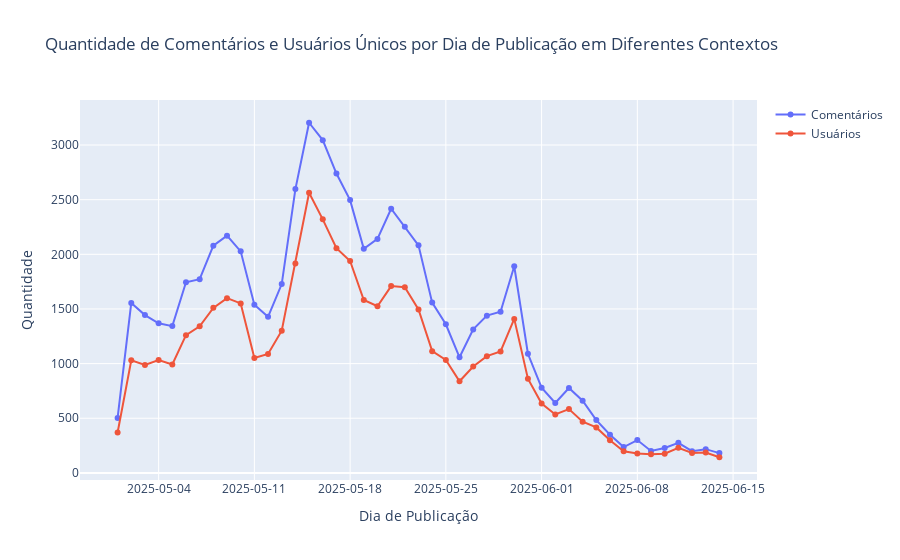

Write notebook code for a chart like this one.
### Markdown cell above
### Relação Comentários x Comentaristas por dia

### Code cell
import pandas as pd
import plotly.graph_objects as go

def plot_multiple_metrics_per_day(df, date_column='published_at'):
    """
    Plota a quantidade de usuários únicos, comentários e vídeos por dia para múltiplos países em um único gráfico.
    Garante que vídeos duplicados sejam removidos mantendo apenas o mais antigo.

    Args:
    - df: Lista de dicionários, cada um contendo:
      - "df": DataFrame dos comentários do país
      - "title": Nome do país (para legenda no gráfico)
    - date_column: Nome da coluna de data no DataFrame (padrão: 'published_at')
    """
    # Cria uma figura para adicionar todas as linhas
    fig = go.Figure()

    # Soma total para validação
    total_comments = 0
    total_users = 0
    total_videos = 0


    # Converte a coluna de data para datetime e remove valores inválidos
    df[date_column] = pd.to_datetime(df[date_column], errors='coerce')
    df.dropna(subset=[date_column], inplace=True)

    # Remove duplicados de video_id mantendo o mais antigo
    df_videos = df.sort_values(by=[date_column]).drop_duplicates(subset='video_id', keep='first')

    # Agrupa os dados por dia para cada métrica
    # Contagem de comentários por dia
    comments_per_day = df.groupby(df[date_column].dt.date)['comment_id'].count().reset_index()
    comments_per_day.columns = ['published_at', 'count']
    total_comments += comments_per_day['count'].sum()

    # Contagem de vídeos únicos por dia
    videos_per_day = df_videos.groupby(df_videos[date_column].dt.date)['video_id'].count().reset_index()
    videos_per_day.columns = ['published_at', 'count']
    total_videos += videos_per_day['count'].sum()

    # Contagem de usuários únicos por dia
    users_per_day = df.groupby(df[date_column].dt.date)['author_channel_id'].nunique().reset_index()
    users_per_day.columns = ['published_at', 'count']
    total_users += users_per_day['count'].sum()

    # Adiciona uma linha para cada métrica do país no gráfico
    fig.add_trace(go.Scatter(
        x=comments_per_day['published_at'],
        y=comments_per_day['count'],
        mode='lines+markers',
        name=f"Comentários"
    ))

    fig.add_trace(go.Scatter(
        x=users_per_day['published_at'],
        y=users_per_day['count'],
        mode='lines+markers',
        name=f"Usuários"
    ))

    # Imprime as somas totais
    print(f"Soma total de comentários: {total_comments}")
    # print(f"Soma total de vídeos únicos: {total_videos}")
    print(f"Soma total de usuários únicos: {total_users}")

    # Configurações do layout compartilhado
    fig.update_layout(
        title='Quantidade de Comentários e Usuários Únicos por Dia de Publicação em Diferentes Contextos',
        xaxis_title='Dia de Publicação',
        yaxis_title='Quantidade',
        xaxis_tickformat="%Y-%m-%d"
    )

    # Salva o gráfico como uma imagem
    # image_path = save_plot_as_image(fig, directory_path)
    # display_image(image_path)

    # Exibe o gráfico
    fig.show()


# Chamada da função
plot_multiple_metrics_per_day(df)

### Figure 1 — Plotly figure (JSON) as saved in the notebook; plotly's stock layout.template omitted (floating-point values rounded to 4 significant figures)
{"data": [{"mode": "lines+markers", "name": "Comentários", "type": "scatter", "x": ["2025-05-01", "2025-05-02", "2025-05-03", "2025-05-04", "2025-05-05", "2025-05-06", "2025-05-07", "2025-05-08", "2025-05-09", "2025-05-10", "2025-05-11", "2025-05-12", "2025-05-13", "2025-05-14", "2025-05-15", "2025-05-16", "2025-05-17", "2025-05-18", "2025-05-19", "2025-05-20", "2025-05-21", "2025-05-22", "2025-05-23", "2025-05-24", "2025-05-25", "2025-05-26", "2025-05-27", "2025-05-28", "2025-05-29", "2025-05-30", "2025-05-31", "2025-06-01", "2025-06-02", "2025-06-03", "2025-06-04", "2025-06-05", "2025-06-06", "2025-06-07", "2025-06-08", "2025-06-09", "2025-06-10", "2025-06-11", "2025-06-12", "2025-06-13", "2025-06-14"], "y": [503, 1555, 1444, 1369, 1343, 1744, 1772, 2079, 2171, 2027, 1538, 1428, 1728, 2597, 3204, 3045, 2739, 2496, 2050, 2141, 2417, 2253, 2082, 1558, 1360, 1058, 1313, 1439, 1475, 1891, 1090, 780, 640, 777, 660, 483, 349, 236, 300, 201, 228, 275, 199, 217, 181]}, {"mode": "lines+markers", "name": "Usuários", "type": "scatter", "x": ["2025-05-01", "2025-05-02", "2025-05-03", "2025-05-04", "2025-05-05", "2025-05-06", "2025-05-07", "2025-05-08", "2025-05-09", "2025-05-10", "2025-05-11", "2025-05-12", "2025-05-13", "2025-05-14", "2025-05-15", "2025-05-16", "2025-05-17", "2025-05-18", "2025-05-19", "2025-05-20", "2025-05-21", "2025-05-22", "2025-05-23", "2025-05-24", "2025-05-25", "2025-05-26", "2025-05-27", "2025-05-28", "2025-05-29", "2025-05-30", "2025-05-31", "2025-06-01", "2025-06-02", "2025-06-03", "2025-06-04", "2025-06-05", "2025-06-06", "2025-06-07", "2025-06-08", "2025-06-09", "2025-06-10", "2025-06-11", "2025-06-12", "2025-06-13", "2025-06-14"], "y": [369, 1030, 988, 1032, 992, 1260, 1342, 1510, 1599, 1551, 1051, 1088, 1301, 1917, 2563, 2320, 2056, 1939, 1582, 1525, 1709, 1698, 1496, 1114, 1034, 838, 973, 1068, 1111, 1409, 862, 634, 535, 584, 468, 416, 298, 198, 178, 170, 175, 229, 182, 186, 143]}], "layout": {"title": {"text": "Quantidade de Comentários e Usuários Únicos por Dia de Publicação em Diferentes Contextos"}, "xaxis": {"tickformat": "%Y-%m-%d", "title": {"text": "Dia de Publicação"}}, "yaxis": {"title": {"text": "Quantidade"}}}}
